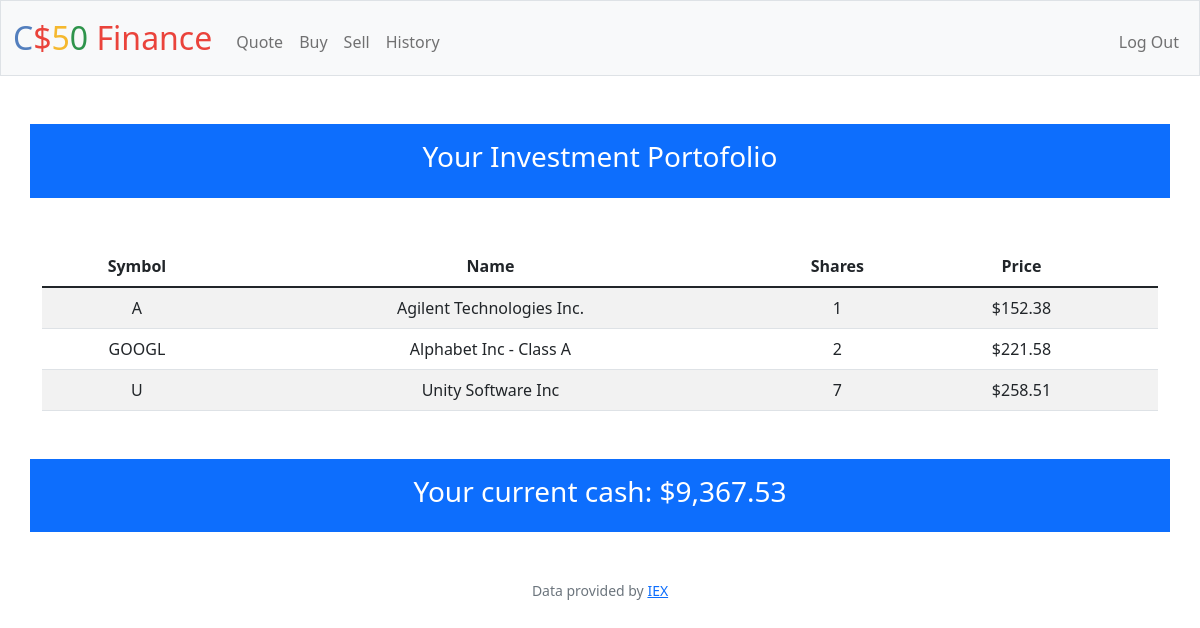
/ (signed in), run on an earlier commit of the app's database.
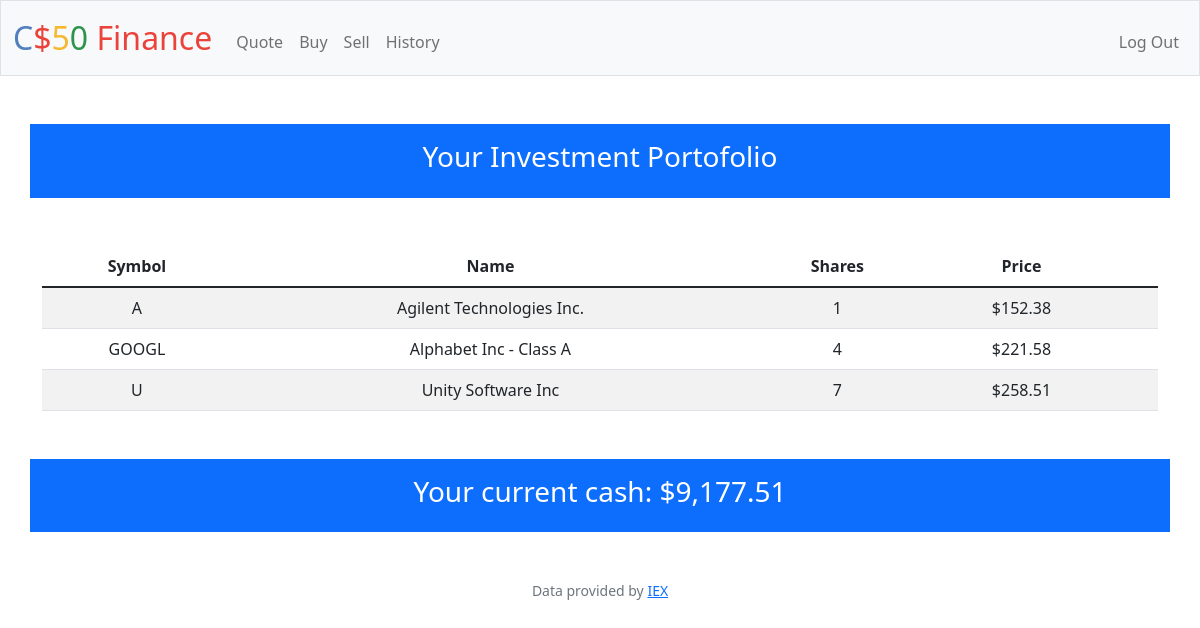
And on a later commit of the database.
### tables this page shows
CREATE TABLE purchased_stock(
id integer primary key autoincrement not null,
user_id integer not null,
symbol text not null,
name text not null,
price float not null, shares integer after symbol);

CREATE TABLE users (id INTEGER PRIMARY KEY AUTOINCREMENT NOT NULL, username TEXT NOT NULL, hash TEXT NOT NULL, cash NUMERIC NOT NULL DEFAULT 10000.00);

### app.py (the view)
@app.route("/")
@login_required
def index():
    id = session["user_id"]
    """Show portfolio of stocks"""
    portofolio = db.execute(
        "select symbol, name, price, sum(shares) as shares from purchased_stock where user_id = ? group by symbol", id)
    saldo = db.execute("select * from users where id = ?", id)[0]
    print(saldo)
    return render_template("index.html", portofolio=portofolio, balance=saldo)

### app.py (called while the page is built)
@app.after_request
def after_request(response):
    response.headers["Cache-Control"] = "no-cache, no-store, must-revalidate"
    response.headers["Expires"] = 0
    response.headers["Pragma"] = "no-cache"
    return response

### helpers.py (called while the page is built)
def login_required(f):
    @wraps(f)
    def decorated_function(*args, **kwargs):
        if session.get("user_id") is None:
            return redirect("/login")
        return f(*args, **kwargs)
    return decorated_function

def usd(value):
    return f"${value:,.2f}"

### templates/index.html (shortened to what this page needs)
{% extends "layout.html" %}
{% block main %}
    <div class="container p-3 bg-primary text-white">
        <h3>Your Investment Portofolio</h3>
    </div>
    <div class="container mt-5">
        <table class="table table-striped">
            <thead>
                <th>Symbol</th>
                <th>Name</th>
                <th>Shares</th>
                <th>Price</th>
            </thead>
            <tbody>
                {% for porto in portofolio %}
                <tr>
                    <td>{{ porto["symbol"] }}</td>
                    <td>{{ porto["name"] }}</td>
                    <td>{{ porto["shares"] }}</td>
                    <td>{{ porto["price"] | usd }}</td>
                    <td>{{ shares }}</td>
                </tr>
                {% endfor %}
            </tbody>
        </table>
    </div>
    <div class="container bg-primary p-3 mt-5 text-white">
        <h3>Your current cash: {{ balance["cash"] | usd }}</h3>
    </div>
{% endblock %}

What changed in the data, as far as the page shows it:
changed purchased_stock "GOOGL": shares "2" → "4"
changed users: cash "$9,367.53" → "$9,177.51"
